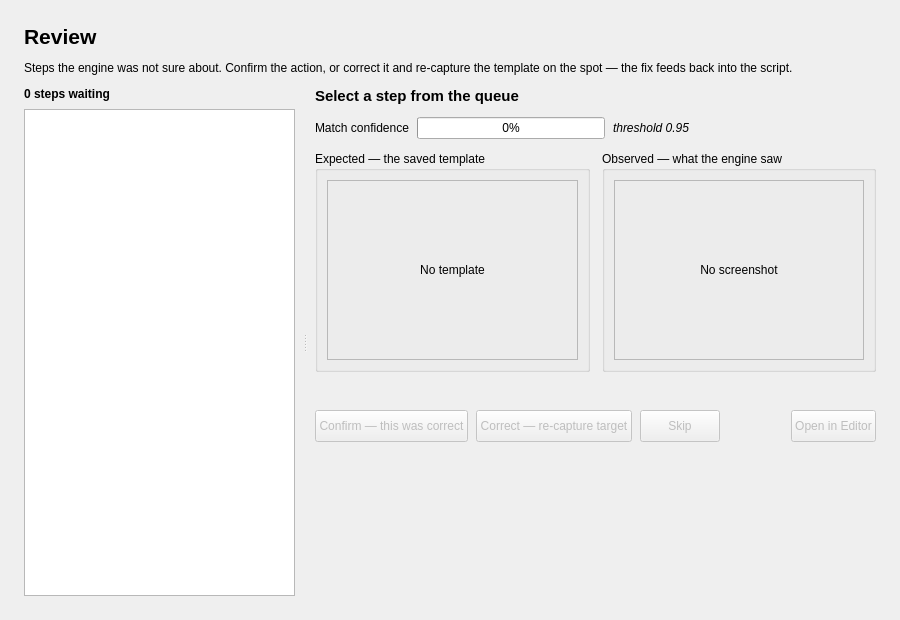
<?xml version="1.0" encoding="UTF-8"?>
<ui version="4.0">
 <class>ReviewPage</class>
 <widget class="QWidget" name="ReviewPage">
  <property name="geometry">
   <rect>
    <x>0</x>
    <y>0</y>
    <width>900</width>
    <height>620</height>
   </rect>
  </property>
  <property name="windowTitle">
   <string>Review</string>
  </property>
  <layout class="QVBoxLayout" name="rootLayout">
   <property name="spacing">
    <number>12</number>
   </property>
   <property name="leftMargin">
    <number>24</number>
   </property>
   <property name="topMargin">
    <number>24</number>
   </property>
   <property name="rightMargin">
    <number>24</number>
   </property>
   <property name="bottomMargin">
    <number>24</number>
   </property>
   <item>
    <widget class="QLabel" name="titleLabel">
     <property name="font">
      <font>
       <pointsize>16</pointsize>
       <bold>true</bold>
      </font>
     </property>
     <property name="text">
      <string>Review</string>
     </property>
    </widget>
   </item>
   <item>
    <widget class="QLabel" name="subtitleLabel">
     <property name="text">
      <string>Steps the engine was not sure about. Confirm the action, or correct it and re-capture the template on the spot — the fix feeds back into the script.</string>
     </property>
     <property name="wordWrap">
      <bool>true</bool>
     </property>
    </widget>
   </item>
   <item>
    <widget class="QSplitter" name="reviewSplitter">
     <property name="sizePolicy">
      <sizepolicy hsizetype="Expanding" vsizetype="Expanding">
       <horstretch>0</horstretch>
       <verstretch>0</verstretch>
      </sizepolicy>
     </property>
     <property name="orientation">
      <enum>Qt::Horizontal</enum>
     </property>
     <property name="childrenCollapsible">
      <bool>false</bool>
     </property>
     <widget class="QWidget" name="queuePanel">
      <layout class="QVBoxLayout" name="queueLayout">
       <property name="spacing">
        <number>8</number>
       </property>
       <property name="leftMargin">
        <number>0</number>
       </property>
       <property name="topMargin">
        <number>0</number>
       </property>
       <property name="rightMargin">
        <number>8</number>
       </property>
       <property name="bottomMargin">
        <number>0</number>
       </property>
       <item>
        <widget class="QLabel" name="queueCountLabel">
         <property name="font">
          <font>
           <bold>true</bold>
          </font>
         </property>
         <property name="text">
          <string>0 steps waiting</string>
         </property>
        </widget>
       </item>
       <item>
        <widget class="QListView" name="queueList">
         <property name="minimumSize">
          <size>
           <width>260</width>
           <height>0</height>
          </size>
         </property>
         <property name="alternatingRowColors">
          <bool>true</bool>
         </property>
        </widget>
       </item>
      </layout>
     </widget>
     <widget class="QWidget" name="detailPanel">
      <layout class="QVBoxLayout" name="detailLayout">
       <property name="spacing">
        <number>12</number>
       </property>
       <property name="leftMargin">
        <number>8</number>
       </property>
       <property name="topMargin">
        <number>0</number>
       </property>
       <property name="rightMargin">
        <number>0</number>
       </property>
       <property name="bottomMargin">
        <number>0</number>
       </property>
       <item>
        <widget class="QLabel" name="stepHeaderLabel">
         <property name="font">
          <font>
           <pointsize>11</pointsize>
           <bold>true</bold>
          </font>
         </property>
         <property name="text">
          <string>Select a step from the queue</string>
         </property>
         <property name="wordWrap">
          <bool>true</bool>
         </property>
        </widget>
       </item>
       <item>
        <layout class="QHBoxLayout" name="confidenceLayout">
         <property name="spacing">
          <number>8</number>
         </property>
         <item>
          <widget class="QLabel" name="confidenceCaption">
           <property name="text">
            <string>Match confidence</string>
           </property>
          </widget>
         </item>
         <item>
          <widget class="QProgressBar" name="confidenceBar">
           <property name="maximumSize">
            <size>
             <width>220</width>
             <height>16777215</height>
            </size>
           </property>
           <property name="value">
            <number>0</number>
           </property>
          </widget>
         </item>
         <item>
          <widget class="QLabel" name="thresholdLabel">
           <property name="font">
            <font>
             <italic>true</italic>
            </font>
           </property>
           <property name="text">
            <string>threshold 0.95</string>
           </property>
          </widget>
         </item>
         <item>
          <spacer name="confidenceSpacer">
           <property name="orientation">
            <enum>Qt::Horizontal</enum>
           </property>
           <property name="sizeHint" stdset="0">
            <size>
             <width>40</width>
             <height>20</height>
            </size>
           </property>
          </spacer>
         </item>
        </layout>
       </item>
       <item>
        <layout class="QHBoxLayout" name="comparisonLayout">
         <property name="spacing">
          <number>12</number>
         </property>
         <item>
          <widget class="QGroupBox" name="expectedGroup">
           <property name="title">
            <string>Expected — the saved template</string>
           </property>
           <layout class="QVBoxLayout" name="expectedLayout">
            <item>
             <widget class="QLabel" name="expectedView">
              <property name="minimumSize">
               <size>
                <width>200</width>
                <height>180</height>
               </size>
              </property>
              <property name="frameShape">
               <enum>QFrame::StyledPanel</enum>
              </property>
              <property name="text">
               <string>No template</string>
              </property>
              <property name="alignment">
               <set>Qt::AlignCenter</set>
              </property>
             </widget>
            </item>
           </layout>
          </widget>
         </item>
         <item>
          <widget class="QGroupBox" name="observedGroup">
           <property name="title">
            <string>Observed — what the engine saw</string>
           </property>
           <layout class="QVBoxLayout" name="observedLayout">
            <item>
             <widget class="QLabel" name="observedView">
              <property name="minimumSize">
               <size>
                <width>200</width>
                <height>180</height>
               </size>
              </property>
              <property name="frameShape">
               <enum>QFrame::StyledPanel</enum>
              </property>
              <property name="text">
               <string>No screenshot</string>
              </property>
              <property name="alignment">
               <set>Qt::AlignCenter</set>
              </property>
             </widget>
            </item>
           </layout>
          </widget>
         </item>
        </layout>
       </item>
       <item>
        <widget class="QLabel" name="messageLabel">
         <property name="font">
          <font>
           <italic>true</italic>
          </font>
         </property>
         <property name="text">
          <string/>
         </property>
         <property name="wordWrap">
          <bool>true</bool>
         </property>
        </widget>
       </item>
       <item>
        <layout class="QHBoxLayout" name="decisionLayout">
         <property name="spacing">
          <number>8</number>
         </property>
         <item>
          <widget class="QPushButton" name="confirmButton">
           <property name="enabled">
            <bool>false</bool>
           </property>
           <property name="minimumSize">
            <size>
             <width>0</width>
             <height>32</height>
            </size>
           </property>
           <property name="toolTip">
            <string>The engine was right. Clear this step from the queue.</string>
           </property>
           <property name="text">
            <string>Confirm — this was correct</string>
           </property>
          </widget>
         </item>
         <item>
          <widget class="QPushButton" name="recaptureButton">
           <property name="enabled">
            <bool>false</bool>
           </property>
           <property name="minimumSize">
            <size>
             <width>0</width>
             <height>32</height>
            </size>
           </property>
           <property name="toolTip">
            <string>The engine was wrong. Capture the right target now; the script is updated.</string>
           </property>
           <property name="text">
            <string>Correct — re-capture target</string>
           </property>
          </widget>
         </item>
         <item>
          <widget class="QPushButton" name="skipButton">
           <property name="enabled">
            <bool>false</bool>
           </property>
           <property name="minimumSize">
            <size>
             <width>0</width>
             <height>32</height>
            </size>
           </property>
           <property name="text">
            <string>Skip</string>
           </property>
          </widget>
         </item>
         <item>
          <spacer name="decisionSpacer">
           <property name="orientation">
            <enum>Qt::Horizontal</enum>
           </property>
           <property name="sizeHint" stdset="0">
            <size>
             <width>40</width>
             <height>20</height>
            </size>
           </property>
          </spacer>
         </item>
         <item>
          <widget class="QPushButton" name="openInEditorButton">
           <property name="enabled">
            <bool>false</bool>
           </property>
           <property name="minimumSize">
            <size>
             <width>0</width>
             <height>32</height>
            </size>
           </property>
           <property name="text">
            <string>Open in Editor</string>
           </property>
          </widget>
         </item>
        </layout>
       </item>
       <item>
        <spacer name="detailSpacer">
         <property name="orientation">
          <enum>Qt::Vertical</enum>
         </property>
         <property name="sizeHint" stdset="0">
          <size>
           <width>20</width>
           <height>20</height>
          </size>
         </property>
        </spacer>
       </item>
      </layout>
     </widget>
    </widget>
   </item>
  </layout>
 </widget>
 <resources/>
 <connections/>
</ui>
